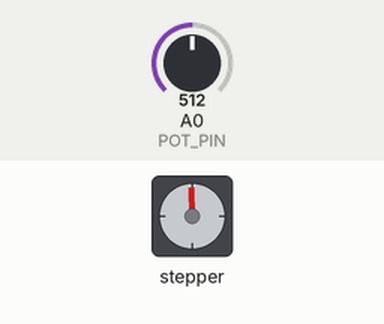
This sketch was run on a simulated Arduino Uno, built with avr-gcc and run on an emulated ATmega328P. On the bench: stepper motor. Wiring (inferred from the names in the program): stepper motor driver (200 steps per turn assumed): step pin 3; direction pin 4. The inputs (shaded band) are chosen by the test bench; at power-on: A0 (POT_PIN) = 512. What the sketch prints to the serial monitor is not drawn.

Above: at 0.1 s.
Timing chart, 0 to 1.6 s (numbered marks = the images above):
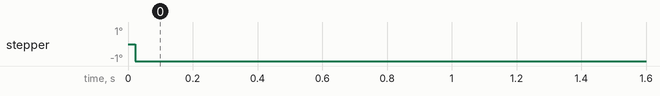

The sketch:

steering-stream.ino
```cpp
// Arduino code for steering unit
// Compile and flash to Arduino Uno from command line (replace with your port):
// arduino --board arduino:avr:uno --port /dev/ttyUSB0 --upload steering.ino -v

#define STEP_PIN   3    // INT1/PD3/OC2B
#define DIR_PIN    4    // Pin controlling rotation direction
#define ENABLE_PIN 5    // Asserted low (connected to stepper driver)
#define POT_PIN    A0   // Pin to read voltage from potentiometer

#define PI                 3.14159265358979
#define RAD_PER_DEG        PI/180
#define MAX_STEERING_ANGLE PI/6  // Built-in steering limit of front wheels
#define MAX_HEADING_CHANGE 0.281 // [rad] at max steering angle

// Number of steps taken by motor after a command is issued.
volatile unsigned long steps = 0;

// Digitized reading from potentiometer (running average - see ewma() below)
unsigned int angleADC = 0;

// Continuously-updated azimuthal bearing of vehicle in radians.
float vehicleHeading = 0;

// Steering angle (positive clockwise) and limits.
// Since map() uses integer math, the limits (+/-30 deg = pi/6) are
// represented as integral units of 1e-4 rad to limit loss of precision.
int leftSteerMax = -MAX_STEERING_ANGLE * 1e4;
int rightSteerMax = MAX_STEERING_ANGLE * 1e4;
float steerAngle = 0;

// Steering angle limits as ADC readings. Empirically determined.
int maxLeftADC = 577;
int maxRightADC = 254;

// Time of update step and length of update interval in ms
unsigned long timeMarker = 0;
const unsigned long dt = 20;

// Pin-change interrupt callback to increment step counter (only called when
// PWM output is enabled).
void count()
{
  steps++;
}

// Exponentially weighted moving averages for integer data. Used for over-
// sampling noisy measurements in a time series.
// When using the result, it must be divided by 8: x8 >> 3.
void ewma(unsigned int x, unsigned int &x8)
{
  // Compute weights like 1/8*(current x) + 7/8*(prev running avg x), except
  // multiplied through by 8 to avoid precision loss from int division:
  // 8*xavg = x + 8*xavg - (8*xavg - 8/2)/8
  x8 = x + x8 - ((x8 - 4) >> 3);
}

// Compute steering angle from target vehicle heading, given the current heading.
// Angles should be in radians, increasing CW from north = 0.
float targetSteerAngle(float targetHeading)
{
  // Angle of velocity vector from vehicle centerline at CM. L < 0; R > 0.
  float a = targetHeading - vehicleHeading;

  // Define target velocity angle inside a range of -pi to pi
  a = (a < -PI) ? a + 2*PI : (a > PI) ? a - 2*PI : a;

  if (a > MAX_HEADING_CHANGE)
  {
    return MAX_STEERING_ANGLE;
  }

  if (a < -MAX_HEADING_CHANGE)
  {
    return -MAX_STEERING_ANGLE;
  }

  // Steering angle delta from steering model: delta = atan(2*tan(a)).
  // Taylor expansion to cubic order used instead (good to 1% in worst case).
  return 2*a*(1 - a*a);
}

// Configure PWM output so that front wheels steer towards steerAngleSetpoint.
// Intended to be called inside a loop. Args in radians.
void steer(float steerAngleSetpoint, float tolerance = 0.01)
{
  float delta = steerAngleSetpoint - steerAngle;

  // Validate inputs
  if (abs(steerAngle + delta) > MAX_STEERING_ANGLE)
  {
    pinMode(STEP_PIN, INPUT);
    return;
  }

  if (delta > tolerance)
  {
    // Steer right of current angle
    pinMode(STEP_PIN, OUTPUT);
    digitalWrite(DIR_PIN, LOW);
  }

  else if (delta < -tolerance)
  {
    // Steer left of current angle
    pinMode(STEP_PIN, OUTPUT);
    digitalWrite(DIR_PIN, HIGH);
  }

  else
  {
    // Hold the current steering angle.
    // Disable timer output and reset stepper pulse counter
    pinMode(STEP_PIN, INPUT);
    steps = 0;
  }
}

void setup()
{
  pinMode(STEP_PIN, INPUT); // Don't enable steering motor yet
  pinMode(DIR_PIN, OUTPUT);
  // pinMode(11, OUTPUT); // Outputs 250 Hz square wave if enabled

  // Configure Timer 2 to generate a 500 Hz square wave on pin 3 to pulse the
  // stepper motor driver. See comments in test_pwm.ino for details.
  TCCR2A = (1 << WGM20) | (1 << COM2A0) | (1 << COM2B1);
  TCCR2B = (1 << CS22) | (1 << WGM22);
  OCR2A = 250;
  OCR2B = 125;

  // Set rotation direction
  digitalWrite(DIR_PIN, LOW);

  // Enable motor
  digitalWrite(ENABLE_PIN, LOW);

  Serial.begin(115200);

  // Set up count() as an interrupt handler
  attachInterrupt(digitalPinToInterrupt(STEP_PIN), count, FALLING);
}

void loop()
{

  ewma(analogRead(POT_PIN), angleADC);

  if (millis() - timeMarker >= dt)
  {
    timeMarker = millis();

    // Time of current step (since boot)
    Serial.print("t:");
    Serial.print(timeMarker);

    // Current azimuthal heading [rad]
    vehicleHeading = 0;      // TODO: read from serial input
    float targetHeading = 0; // TODO: read from serial input

    // Digitized voltage drop on turnpot
    Serial.print(",adc:");
    Serial.print(angleADC >> 3);

    // Current steering angle of front wheels [rad]
    steerAngle = 1e-4 * map(angleADC >> 3, maxLeftADC, maxRightADC, leftSteerMax, rightSteerMax);
    Serial.print(",sa:");
    Serial.print(steerAngle);

    // Target steering angle for a vehicle heading of due north
    // TODO uncomment when vehicleHeading is being read in
    // Serial.print(" ST: ");
    // Serial.print(targetSteerAngle(targetHeading));

    // Output pulse count. Only corresponds to pulses sent to driver if STEP_PIN
    // is in output mode.
    Serial.print(",steps:");
    Serial.print(steps);

    Serial.println();
    steer(targetSteerAngle(0.0), 0.04); // Head north, 2.3 degree deadband
  }
}
```
